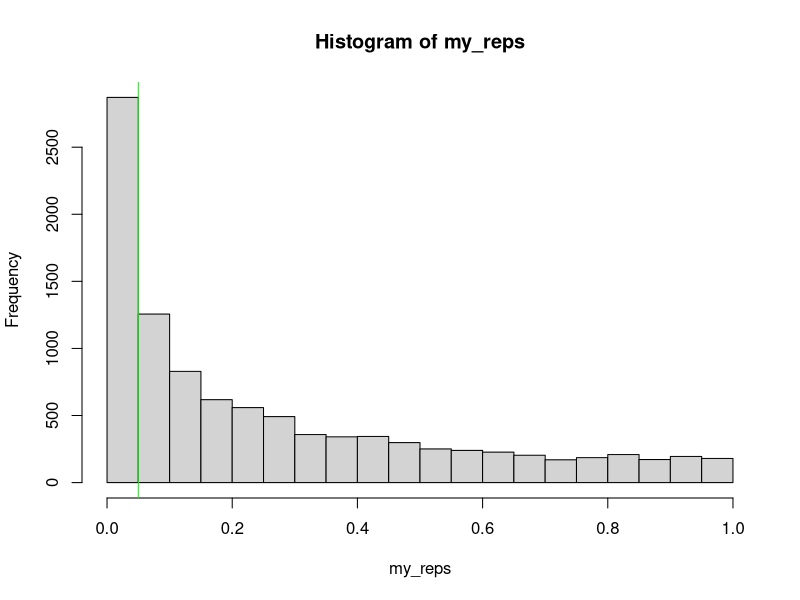

R code for this plot:
## ---- chunk 1
knitr::opts_chunk$set(
	echo = TRUE,
	message = FALSE,
	warning = FALSE
)
crans <- c("https://cran.csie.ntu.edu.tw/","https://cran.asia/","https://cloud.r-project.org")
if(!require(tidyverse)) {install.packages("tidyverse",repos = crans );library(tidyverse)} 
## ---- chunk 2
sim_norm <- rnorm(100, 0.5, 1)
t.test(sim_norm, mu = 0)
## ---- chunk 3
## 建立虛擬資料
a <- rnorm(100, 0.5, 1)
b <- rnorm(100, 0.7, 1)
## 執行t檢定
t_ind <- t.test(a, b, paired = FALSE)
## The `paired` argument defaults to `FALSE`, but it's good practice to always explicitly set it so you are never confused about what type of test you are performing.
## 列印t檢定結果
t_ind
## ---- chunk 4
names(t_ind)
t_ind$parameter
## ---- chunk 5
sim_t_ind <- function(n, m1, sd1, m2, sd2) {
  # simulate v1
  v1 <- rnorm(n, m1, sd1)
  
  #simulate v2
  v2 <- rnorm(n, m2, sd2)
    
  # compare using an independent samples t-test
  t_ind <- t.test(v1, v2, paired = FALSE)
  
  # return the p-value
  return(t_ind$p.value)
}
## ---- chunk 6
sim_t_ind(100, 0.7, 1, 0.5, 1)
## ---- chunk 7
my_reps <- replicate(1e4, sim_t_ind(100, 0.7, 1, 0.5, 1))

alpha <- 0.05
power <- mean(my_reps < alpha)
power
## ---- chunk 8
hist(my_reps)
abline(v=.05,col="green")
## ---- chunk 9
power.t.test(n = 100, 
             delta = 0.2, 
             sd = 1, 
             sig.level = alpha, 
             type = "two.sample")
